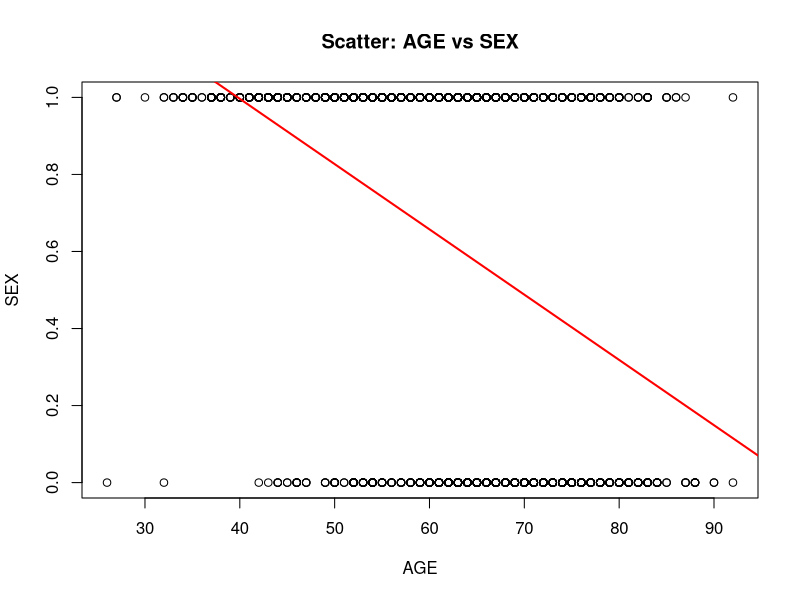
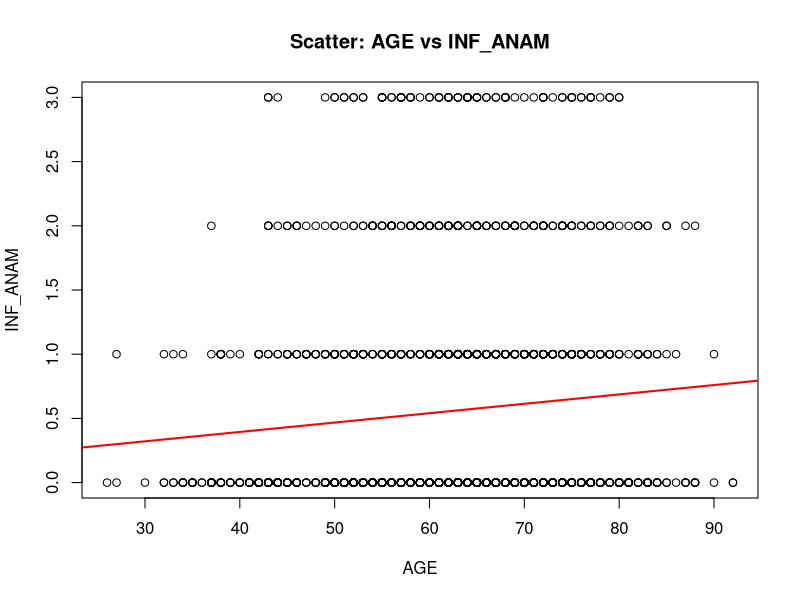
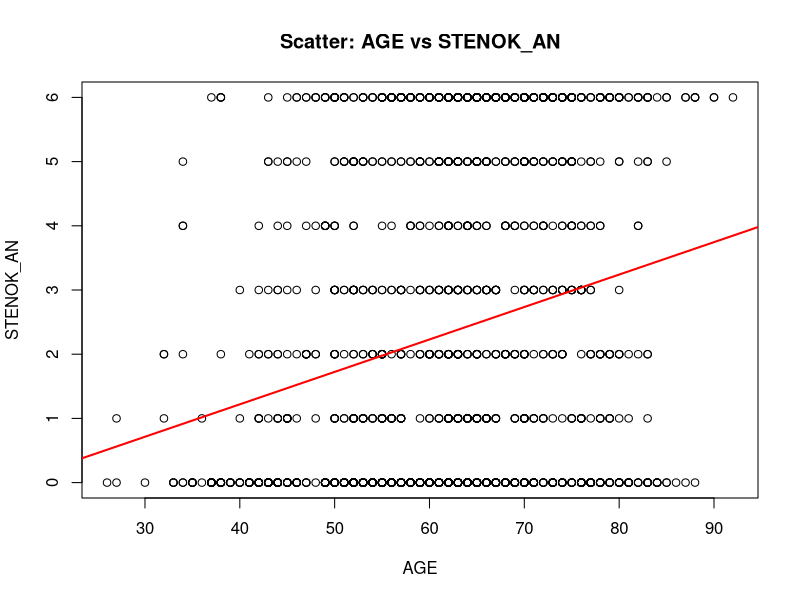
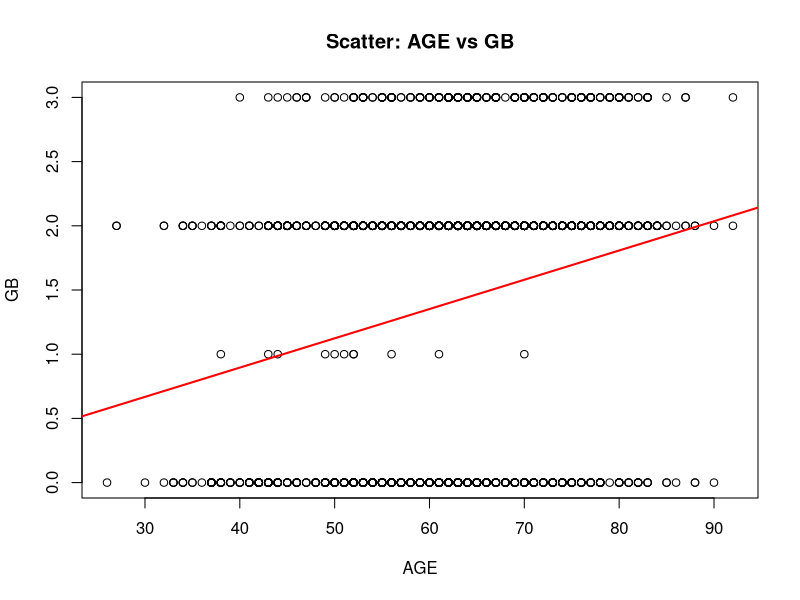
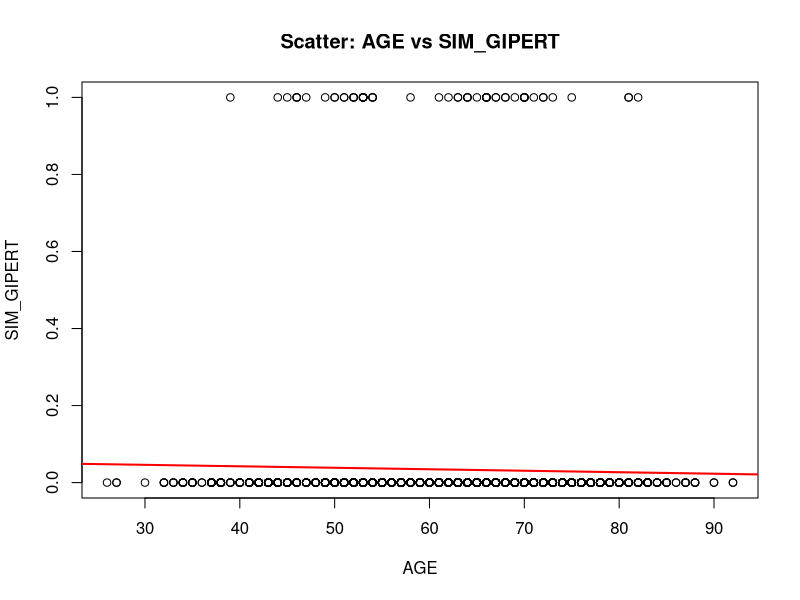
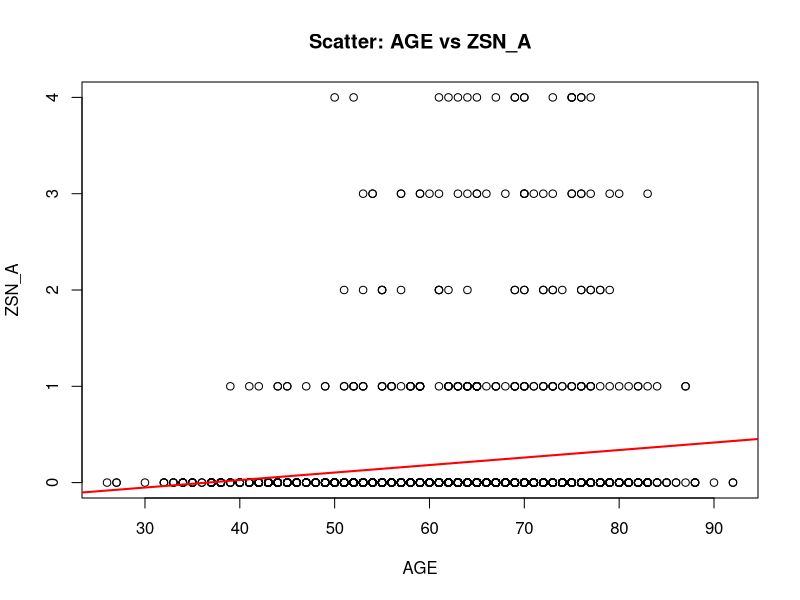
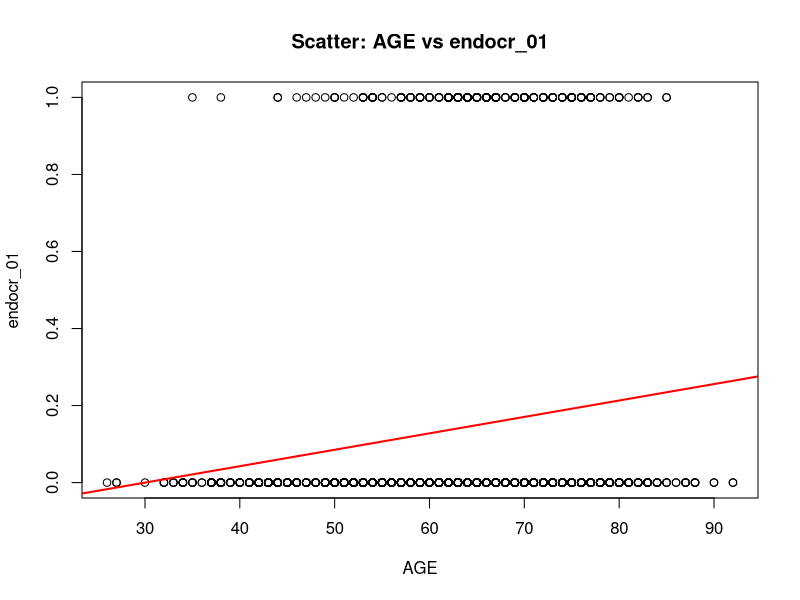
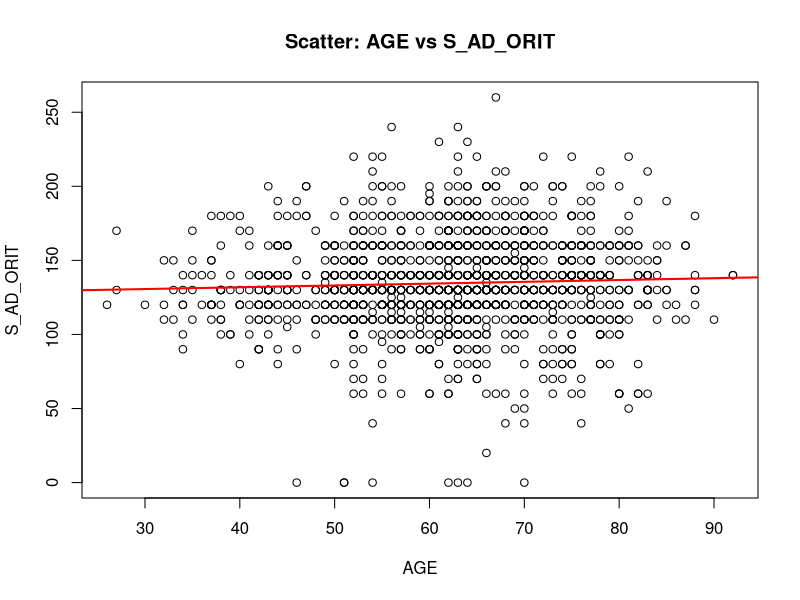

Write the R code that produced these figures, in order.
## ---- chunk 1
knitr::opts_chunk$set(echo = TRUE)


# Ajustar la ruta al dataset
setwd("C:/Users/AtoshiiPC/Desktop/UNI/7E QUADRI/MD/BBDD")
dd <- read.csv("Filtered_dataset.csv", header = TRUE, sep = ",", stringsAsFactors = FALSE)

# Función para convertir a factor variables de texto con pocas modalidades
auto_factorize <- function(df, max_levels = 30) {
  for (nm in names(df)) {
    col <- df[[nm]]
    if (is.character(col)) {
      uniq <- length(unique(col[!is.na(col)]))
      if (uniq <= max_levels) df[[nm]] <- factor(col)
    }
    if (is.logical(col)) df[[nm]] <- factor(col, levels = c(FALSE, TRUE))
  }
  df
}
dd <- auto_factorize(dd)

n <- nrow(dd)
K <- ncol(dd)
names(dd)

# Paquete opcional
if (!requireNamespace("psych", quietly = TRUE)) {
  install.packages("psych")
}
library(psych)

# Funciones auxiliares
is_numeric_var <- function(x) is.numeric(x) || is.integer(x)
is_categorical_var <- function(x) is.factor(x) || is.character(x) || is.logical(x)

# Lista de combinaciones de variables
vars <- names(dd)
combos <- combn(vars, 2, simplify = FALSE)
## ---- chunk 2
# Loop para análisis
for (pair in combos) {
  v1 <- pair[1]; v2 <- pair[2]
  x <- dd[[v1]]; y <- dd[[v2]]

  cat("\n##", v1, "vs", v2, "\n")

  if (is_numeric_var(x) && is_numeric_var(y)) {
    # NUMERIC vs NUMERIC
    plot(x, y, main = paste("Scatter:", v1, "vs", v2), xlab = v1, ylab = v2)
    if (sum(!is.na(x) & !is.na(y)) > 2) {
      abline(lm(y ~ x), col="red", lwd=2)
      print(cor.test(x, y))
    }

  } else if ((is_numeric_var(x) && is_categorical_var(y)) ||
             (is_categorical_var(x) && is_numeric_var(y))) {
    # NUMERIC vs CATEGORICAL
    if (is_numeric_var(x)) {
      num <- x; catvar <- factor(y)
      num_name <- v1; cat_name <- v2
    } else {
      num <- y; catvar <- factor(x)
      num_name <- v2; cat_name <- v1
    }

    boxplot(num ~ catvar, main = paste("Boxplot:", num_name, "by", cat_name),
            xlab = cat_name, ylab = num_name)
    if (length(levels(catvar)) <= 10) {
      hist(num, main = paste("Histograma de", num_name), xlab = num_name)
    }
    print(psych::describeBy(num, group = catvar, mat = TRUE))

  } else if (is_categorical_var(x) && is_categorical_var(y)) {
    # CATEGORICAL vs CATEGORICAL
    ttab <- table(x, y, useNA = "ifany")
    barplot(ttab, beside = TRUE, legend.text = TRUE, main = paste("Barplot:", v1, "vs", v2))
    print(ttab)
    if (all(dim(ttab) > 1)) {
      print(chisq.test(ttab))
    }
  }
}


